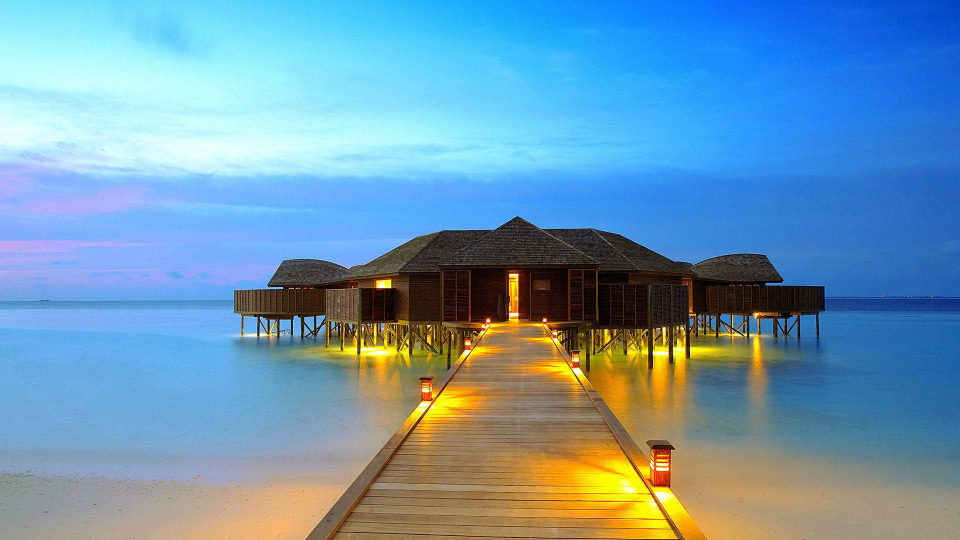
#> input picture interview/hdimage.jpg, 1920 x 1080 px (shown at 1/2 size)
$ python imagepro1.py
#> lines starting #> are read from the running program, lines starting #| are printed output that depends on the picture
from email.mime import image
import cv2

path=r"hdimage.jpg"

# image=cv2.imread(path)

image=cv2.imread(path,1)
#> image is the input picture: shape (1080, 1920, 3); mean B, G, R 177.6, 151.6, 110
# [15 lines of commented-out code are left out]

print(image.shape)
#| (1080, 1920, 3)

gray=cv2.cvtColor(image,cv2.COLOR_BGR2GRAY)
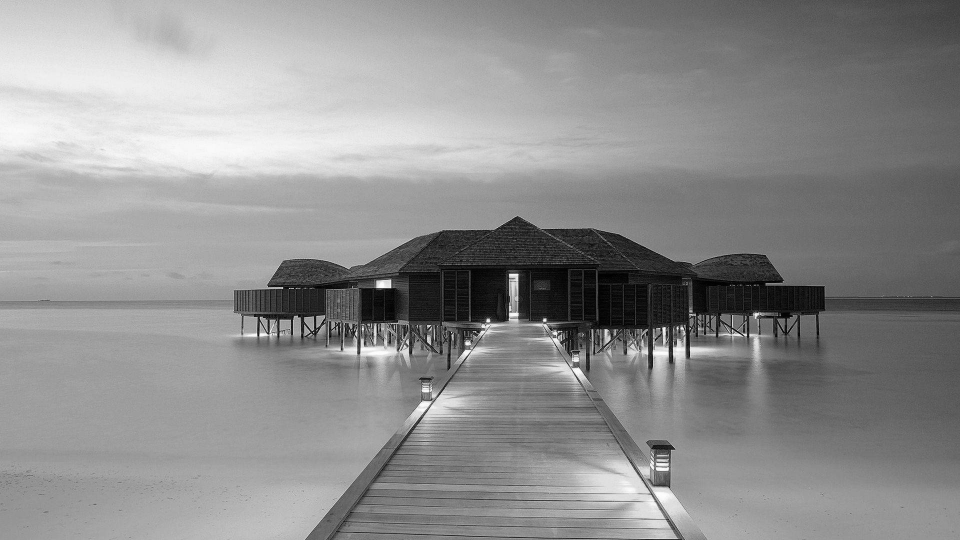
#> gray: shape (1080, 1920) (shown at 1/2 size); min 0, max 255, mean 142.1

img=cv2.imread('download.jpg',0)
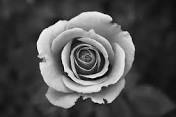
#> input picture interview/download.jpg, 176 x 117 px
#> img is the input picture: shape (117, 176); min 0, max 255, mean 79.6

rgb=cv2.cvtColor(img,cv2.COLOR_GRAY2BGR)

cv2.imshow("gray to bgr",img)
0
print(gray.shape)
#| (1080, 1920)

resize_image=cv2.resize(image,(750,450))
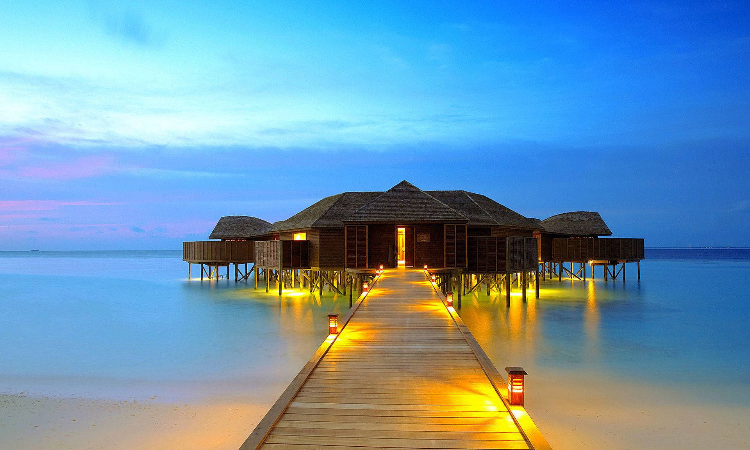
#> resize_image: shape (450, 750, 3); mean B, G, R 177.5, 151.5, 109.8

# take 7 argumentes file , text ,text plase, fornt ,fornt size ,RGM Value,fornt thicknes
cv2.putText(resize_image,"hloo world",(20,250),cv2.FONT_HERSHEY_SIMPLEX,5,(250,25,12),4)

#drawing line
cv2.line(resize_image,(10,25),(100,150),(25,125,18),5)

#drawing circal
cv2.circle(resize_image,(75,75),60,(250,4,56),2)

#drawing rectangle
cv2.rectangle(resize_image,(150,52),(250,145),(150,25,256),-2)

#drawing
cv2.ellipse(resize_image,(300,150),(100,120),0,180,360,(215,25,9),-1)
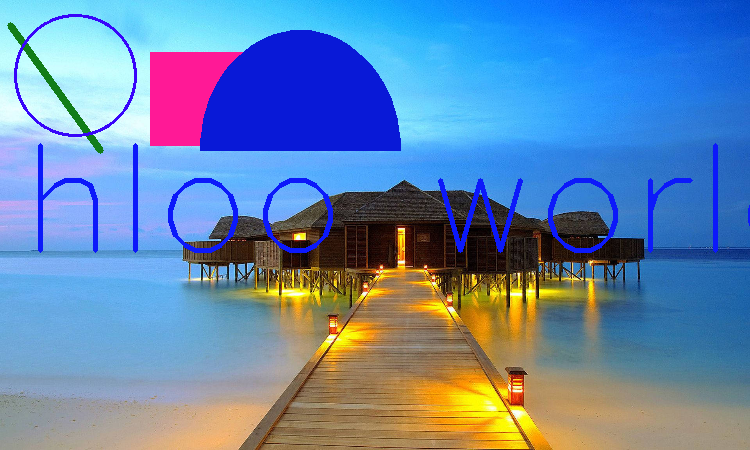
#> resize_image: shape (450, 750, 3); mean B, G, R 174.7, 133, 101.1


# cv2.imshow('gray imge',gray)
# cv2.imshow('old image',image)
cv2.imshow('resize_image image ',resize_image)

cv2.waitKey(0)
cv2.destroyAllWindows()
